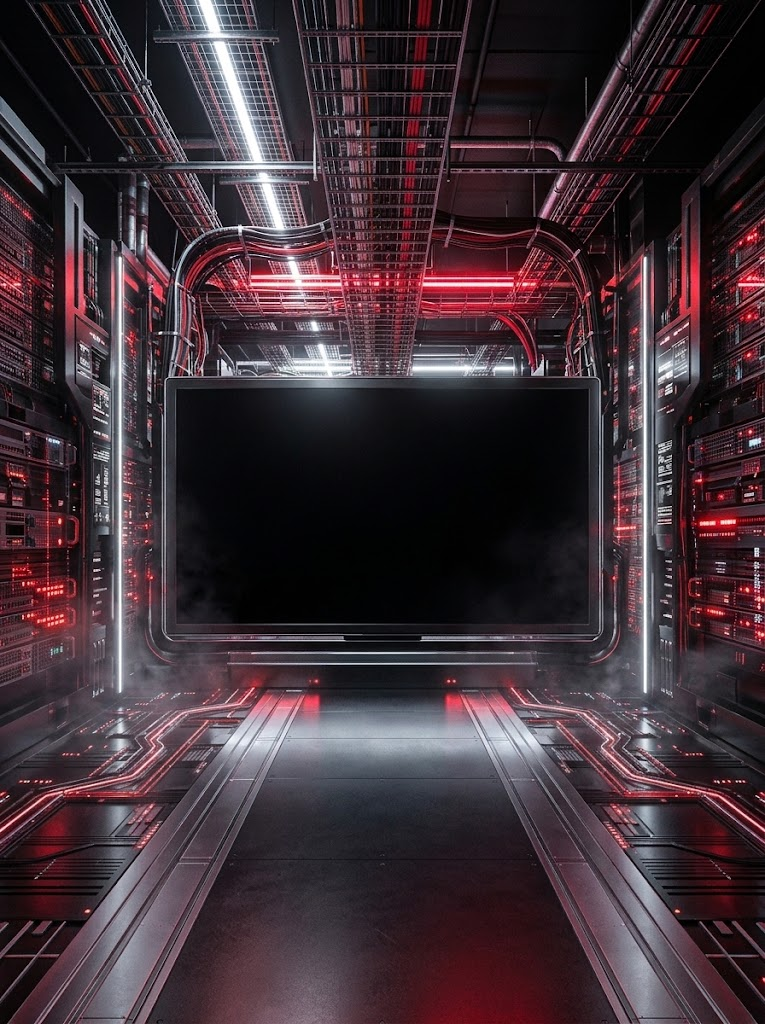
#> input picture episodes/2026-10-26_amd/decors/ecran.jpg, 765 x 1024 px, given in place of krach2008_tu_achetes.png, which was not available
$ python kr_card.py ../../episodes/2026-10-26_amd/decors/ecran.jpg
#> lines starting #> are read from the running program, lines starting #| are printed output that depends on the picture
### lib/cards_lib.py
import math, cairo
W,H=1080,1920
def hx(h,a=1): return (int(h[0:2],16)/255,int(h[2:4],16)/255,int(h[4:6],16)/255,a)
def width(c,s,fam,size,track):
    c.select_font_face(fam,0,0); c.set_font_size(size); return sum(c.text_extents(ch).x_advance+track for ch in s)-track
# [4 lines left out: function put, not called in this run]
def bg(c):
    g=cairo.LinearGradient(0,0,0,H); g.add_color_stop_rgb(0,*hx('05070C')[:3]); g.add_color_stop_rgb(.55,*hx('0A1730')[:3]); g.add_color_stop_rgb(1,*hx('12306B')[:3]); c.set_source(g); c.paint()
    r=cairo.RadialGradient(540,1500,0,540,1500,900); r.add_color_stop_rgba(0,*hx('2D5BB8',.35)); r.add_color_stop_rgba(1,*hx('2D5BB8',0)); c.set_source(r); c.paint()
def fit(c,s,fam,size,track,maxw):
    while width(c,s,fam,size,track)>maxw: size-=2
    return size
def card(name,slot,path,sub=None):
    s=cairo.ImageSurface(cairo.FORMAT_ARGB32,W,H); c=cairo.Context(s); bg(c)
    if slot:
        c.new_path(); x,y,sz,r=390,500,300,36
        c.new_sub_path(); c.arc(x+sz-r,y+r,r,-math.pi/2,0); c.arc(x+sz-r,y+sz-r,r,0,math.pi/2); c.arc(x+r,y+sz-r,r,math.pi/2,math.pi); c.arc(x+r,y+r,r,math.pi,1.5*math.pi); c.close_path()
        c.set_source_rgba(*hx('FFFFFF',.06)); c.fill_preserve(); c.set_dash([14,12]); c.set_source_rgba(*hx('FFFFFF',.55)); c.set_line_width(2.5); c.stroke(); c.set_dash([])
        put(c,"LOGO",y+sz/2+8,"Poppins Medium",26,'FFFFFF',8,.6)
        sz_=fit(c,name,"Poppins Medium",34,10,880); put(c,name,930,"Poppins Medium",sz_,'FFFFFF',10,.85); qy=1090
    else:
        sz_=fit(c,name,"Poppins Medium",92,10,900); put(c,name,800,"Poppins Medium",sz_,'FFFFFF',10); ly=860; qy=1000
        if sub:                                                                       # sous-titre facultatif, une ou plusieurs lignes, ex. « (GUCCI) »
            lines=[sub] if isinstance(sub,str) else list(sub); fs=min(fit(c,l,"Poppins Light",44,6,880) for l in lines)
            for i,l in enumerate(lines): put(c,l,875+i*(fs+16),"Poppins Light",fs,'FFFFFF',6,.85)
            ly=875+(len(lines)-1)*(fs+16)+60; qy=ly+120
        c.new_path(); c.move_to(500,ly); c.line_to(580,ly); c.set_source_rgba(*hx('FFFFFF',.5)); c.set_line_width(2); c.stroke()
    put(c,"Et toi, tu achètes ?",qy+(0 if not slot else 0),"Poppins Light",58,'FFFFFF',1)
    s.write_to_png(path)

### archives/cards/kr_card.py
"""Couverture Krachs ép. 1 : salle de marché 3D en panique (rendu pit.py), floutée et assombrie, voile rouge."""
import cairo, numpy as np, sys
from PIL import Image, ImageFilter, ImageEnhance
import cards_lib as cards
from cards_lib import W, H, hx
SRC = sys.argv[1] if len(sys.argv) > 1 else '/home/claude/krach08/seq_down/f0001.png'
def bg(c):
    im = Image.open(SRC).convert('RGB').resize((W, H), Image.LANCZOS).filter(ImageFilter.GaussianBlur(7))
    im = ImageEnhance.Brightness(im).enhance(.55)
    yy, xx = np.mgrid[0:H, 0:W]; d = np.sqrt(((xx-W/2)/(W*.55))**2+((yy-H*.47)/(H*.30))**2)
    a = np.asarray(im).astype(np.float32)*(1-.55*np.clip(1.15-d, 0, 1))[..., None]   # zone de texte plus sombre au centre
    im = Image.fromarray(a.clip(0, 255).astype(np.uint8)).convert('RGBA')
    d_ = bytearray(im.tobytes('raw', 'BGRa')); src = cairo.ImageSurface.create_for_data(d_, cairo.FORMAT_ARGB32, W, H, W*4)
    c.set_source_surface(src); c.paint()
    g = cairo.LinearGradient(0, 0, 0, H); g.add_color_stop_rgba(0, *hx('3A0507', .35)); g.add_color_stop_rgba(1, *hx('000000', .25)); c.set_source(g); c.paint()
cards.bg = bg
cards.card("KRACH 2008", False, "/home/claude/krach08/krach2008_tu_achetes.png")
#> (the call stopped at in card, `s=cairo.ImageSurface(cairo.FORMAT_ARGB32,W,H); c=cairo.Context(s); bg(c)`: cairo is not available in this run)
cards.card("KRACH 2008", True, "/home/claude/krach08/krach2008_tu_achetes_emplacement_logo.png")
#> (the call stopped at in card, `s=cairo.ImageSurface(cairo.FORMAT_ARGB32,W,H); c=cairo.Context(s); bg(c)`: cairo is not available in this run)
s = Image.new('RGB', (740, 660), 'white')
#> s: PIL image 740x660 RGB; every value is 255
for i, f in enumerate(("krach2008_tu_achetes", "krach2008_tu_achetes_emplacement_logo")): s.paste(Image.open(f"/home/claude/krach08/{f}.png").convert('RGB').resize((360, 640)), (10+i*370, 10))
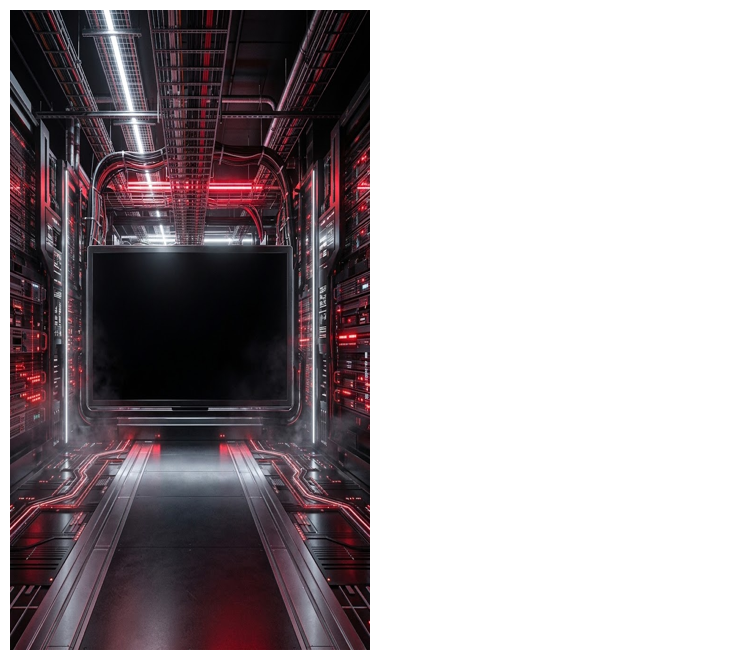
#> s: PIL image 740x660 RGB; mean R, G, B 164.8, 157.4, 160.8
#> pass 2 of the loop `for i, f in enumerate(("krach2008_tu_achetes", "krach2008_tu_achetes_e..`:
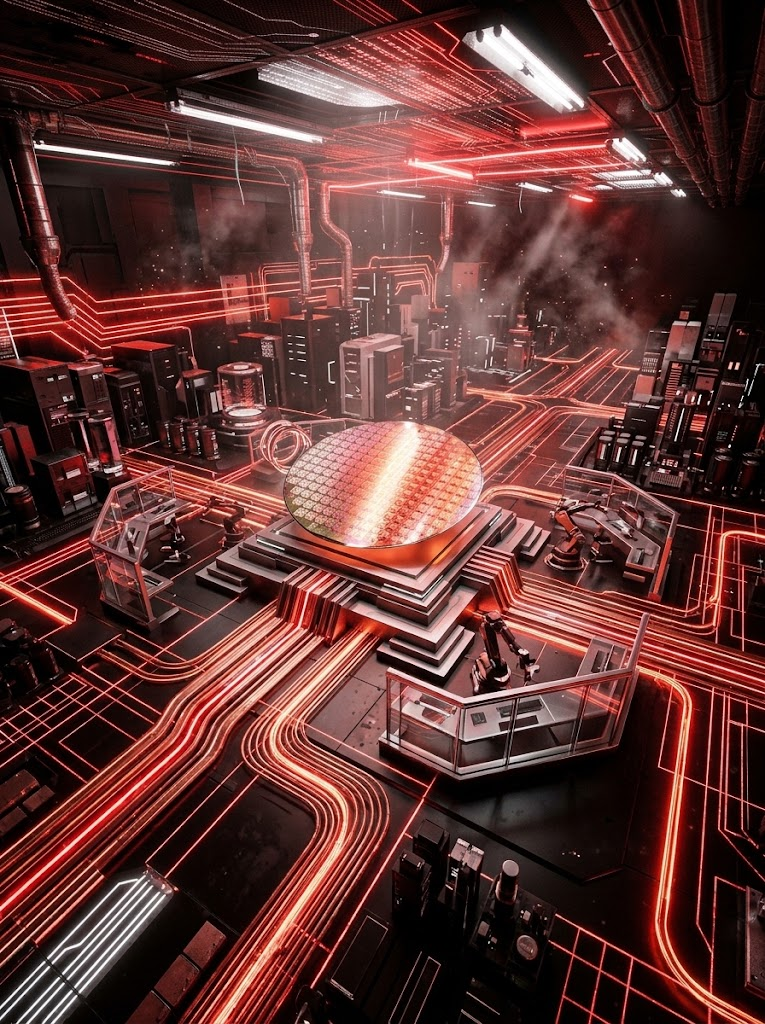
#> input picture episodes/2026-10-26_amd/decors/renaissance.jpg, 765 x 1024 px, given in place of krach2008_tu_achetes_emplacement_logo.png, which was not available
#> `for i, f in enumerate(("krach2008_tu_achetes", "krach2008_tu_achetes_e..`:
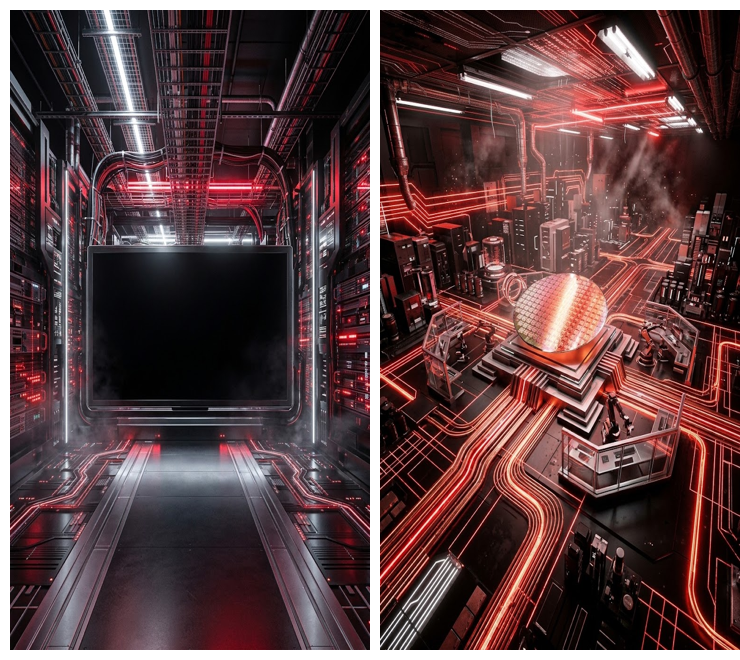
#> s: PIL image 740x660 RGB; mean R, G, B 89.8, 62.6, 64.4
s.save('/tmp/k08/cards_sheet.png')
